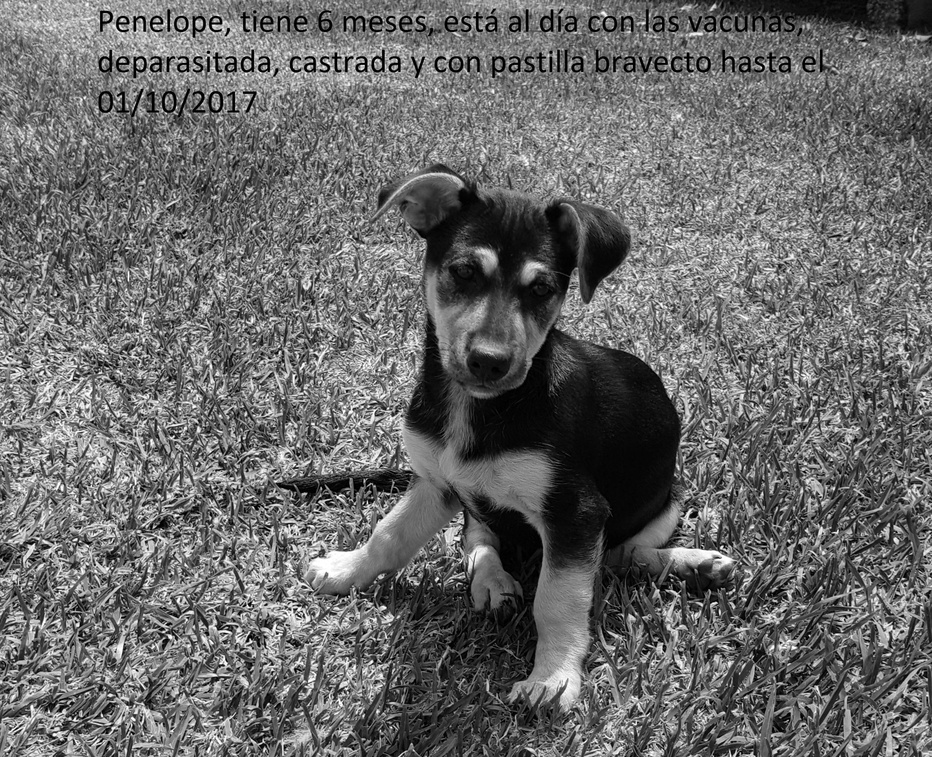
#> input picture images/red.jpg, 932 x 757 px, shrunk from 2697 x 2193 before the run
$ python merge.py
#> lines starting #> are read from the running program, lines starting #| are printed output that depends on the picture
"""
Reference:
https://gis.stackexchange.com/questions/180534/merge-rgb-band-using-python
"""

from PIL import Image

red = Image.open("images/red.jpg").convert("L")
#> red is the input picture: PIL image 932x757 L; min 0, max 255, mean 105.3
green = Image.open("images/green.jpg").convert("L")
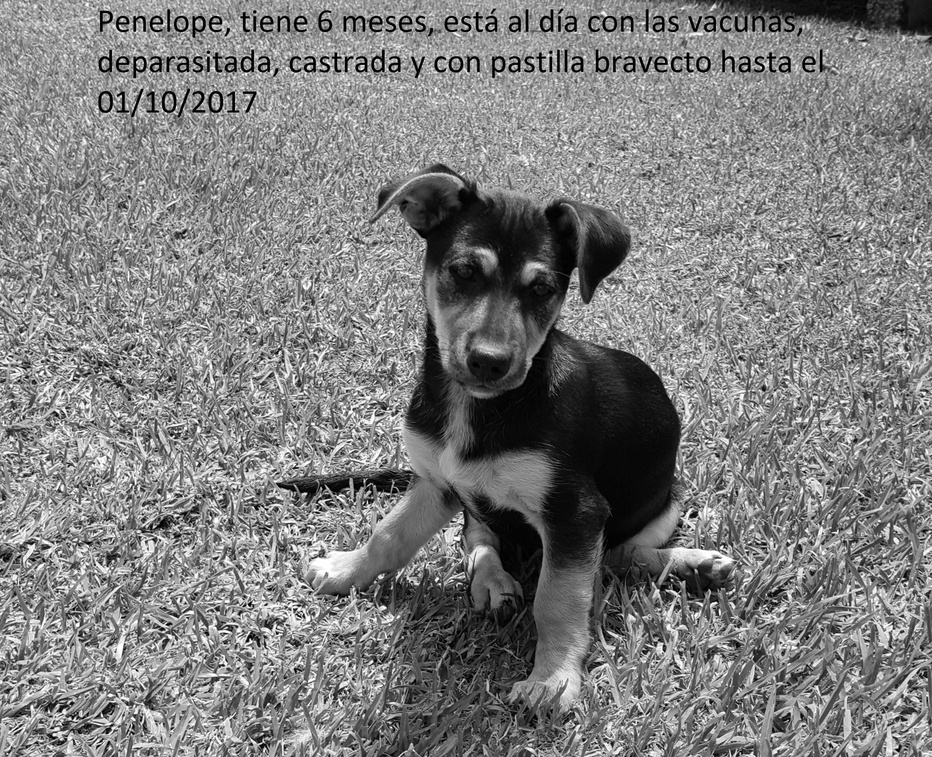
#> input picture images/green.jpg, 932 x 757 px, shrunk from 2697 x 2193 before the run
#> green is the input picture: PIL image 932x757 L; min 0, max 255, mean 126.2
blue = Image.open("images/blue.jpg").convert("L")
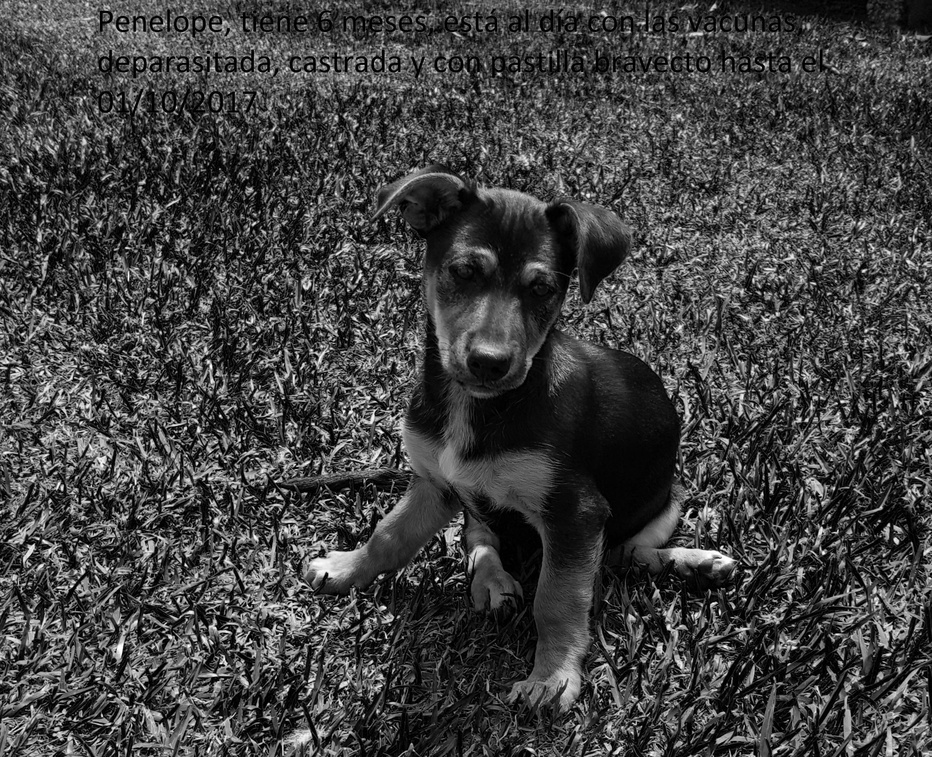
#> input picture images/blue.jpg, 932 x 757 px, shrunk from 2697 x 2193 before the run
#> blue is the input picture: PIL image 932x757 L; min 0, max 255, mean 66.1

merge = Image.merge("RGB", (red, green, blue))
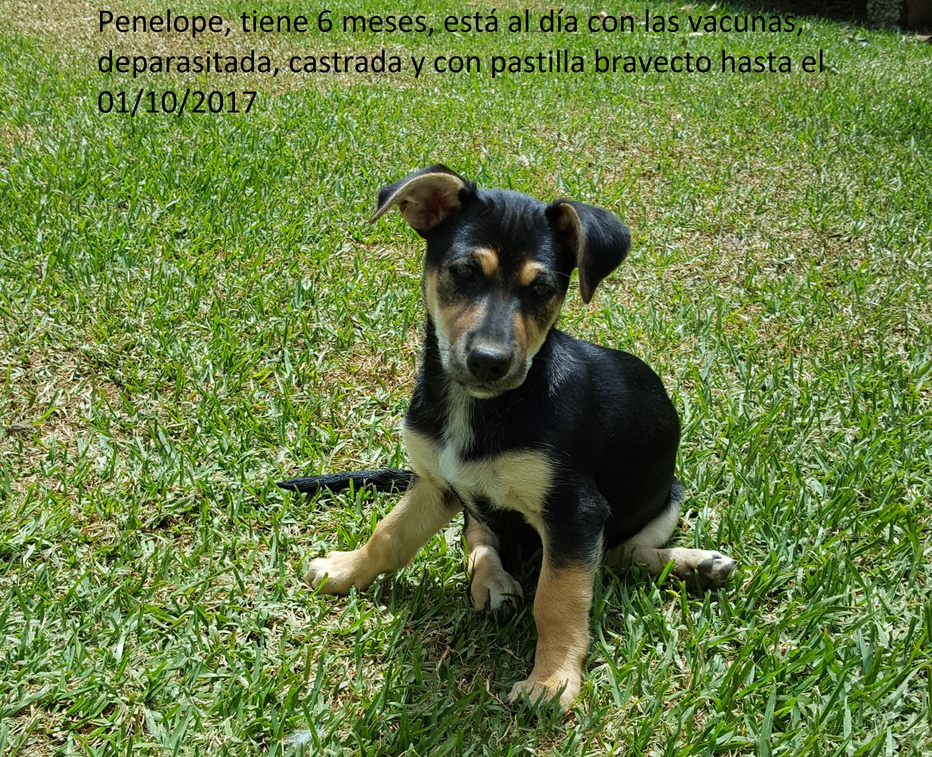
#> merge: PIL image 932x757 RGB; mean R, G, B 105.3, 126.2, 66.1
merge.save("images/merge.jpg")
